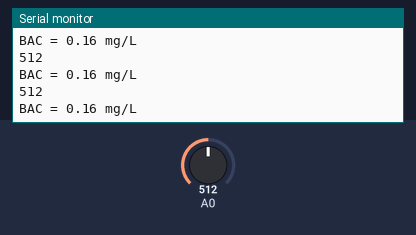
Recording of a sketch running on a simulated Arduino Uno, built with avr-gcc and run on an emulated ATmega328P. Shown: the last lines printed to the serial monitor. Inputs (shaded band) come from the test bench; at power-on: A0 = 512.

Above: at 1.2 s.
1.3 s: A0 set to 716
At 1.57 s:
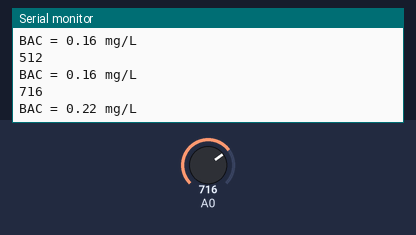
2.8 s: A0 set to 900
At 2.98 s:
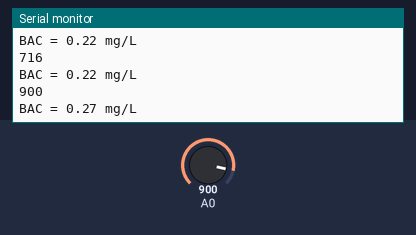
Timing chart, 0 to 5.8 s (numbered marks = the images above; inputs shaded):
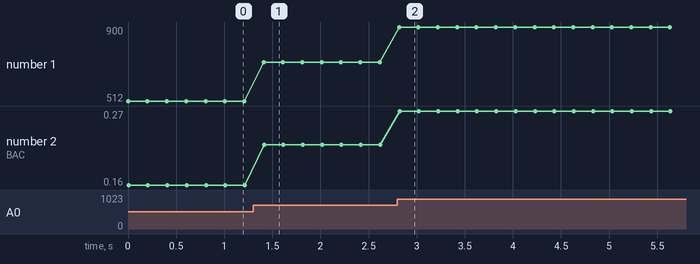

The sketch:

poscalib.ino
```cpp
float sensor_volt;
float RS_gas;
float R0;
float ratio;
float BAC;
int R2 = 10000;

void setup()
{
    Serial.begin(9600);
    pinMode(A0, INPUT);
}

void loop()
{
    int sensorValue = analogRead(A0);
    sensor_volt=(float)sensorValue/1024*5.0;
    RS_gas = ((5.0 * R2)/sensor_volt) + R2;
   /*-Replace the value of R0 with the value of R0 in your test -*/
    R0 = 3400;
    ratio = RS_gas/R0;// ratio = RS/R0
    double x = 0.4*ratio;
    BAC = pow(x,-1.431);  //BAC in mg/L
    Serial.println(sensorValue);
    Serial.print("BAC = ");
    Serial.print(BAC);  //convert to g/dL
    Serial.print(" mg/L\n\n");
    delay(200);
}
```

Measured:
- after the input at 1.3 s, the serial monitor: prints a new line after 0.11 s (image 1)
- after the input at 2.8 s, the serial monitor: prints a new line at once (image 2)
- plotted number 1: 512 → 716 after the input at 1.3 s, 716 → 900 after the input at 2.8 s
- plotted number 2: 0.16 → 0.22 after the input at 1.3 s, 0.22 → 0.27 after the input at 2.8 s
